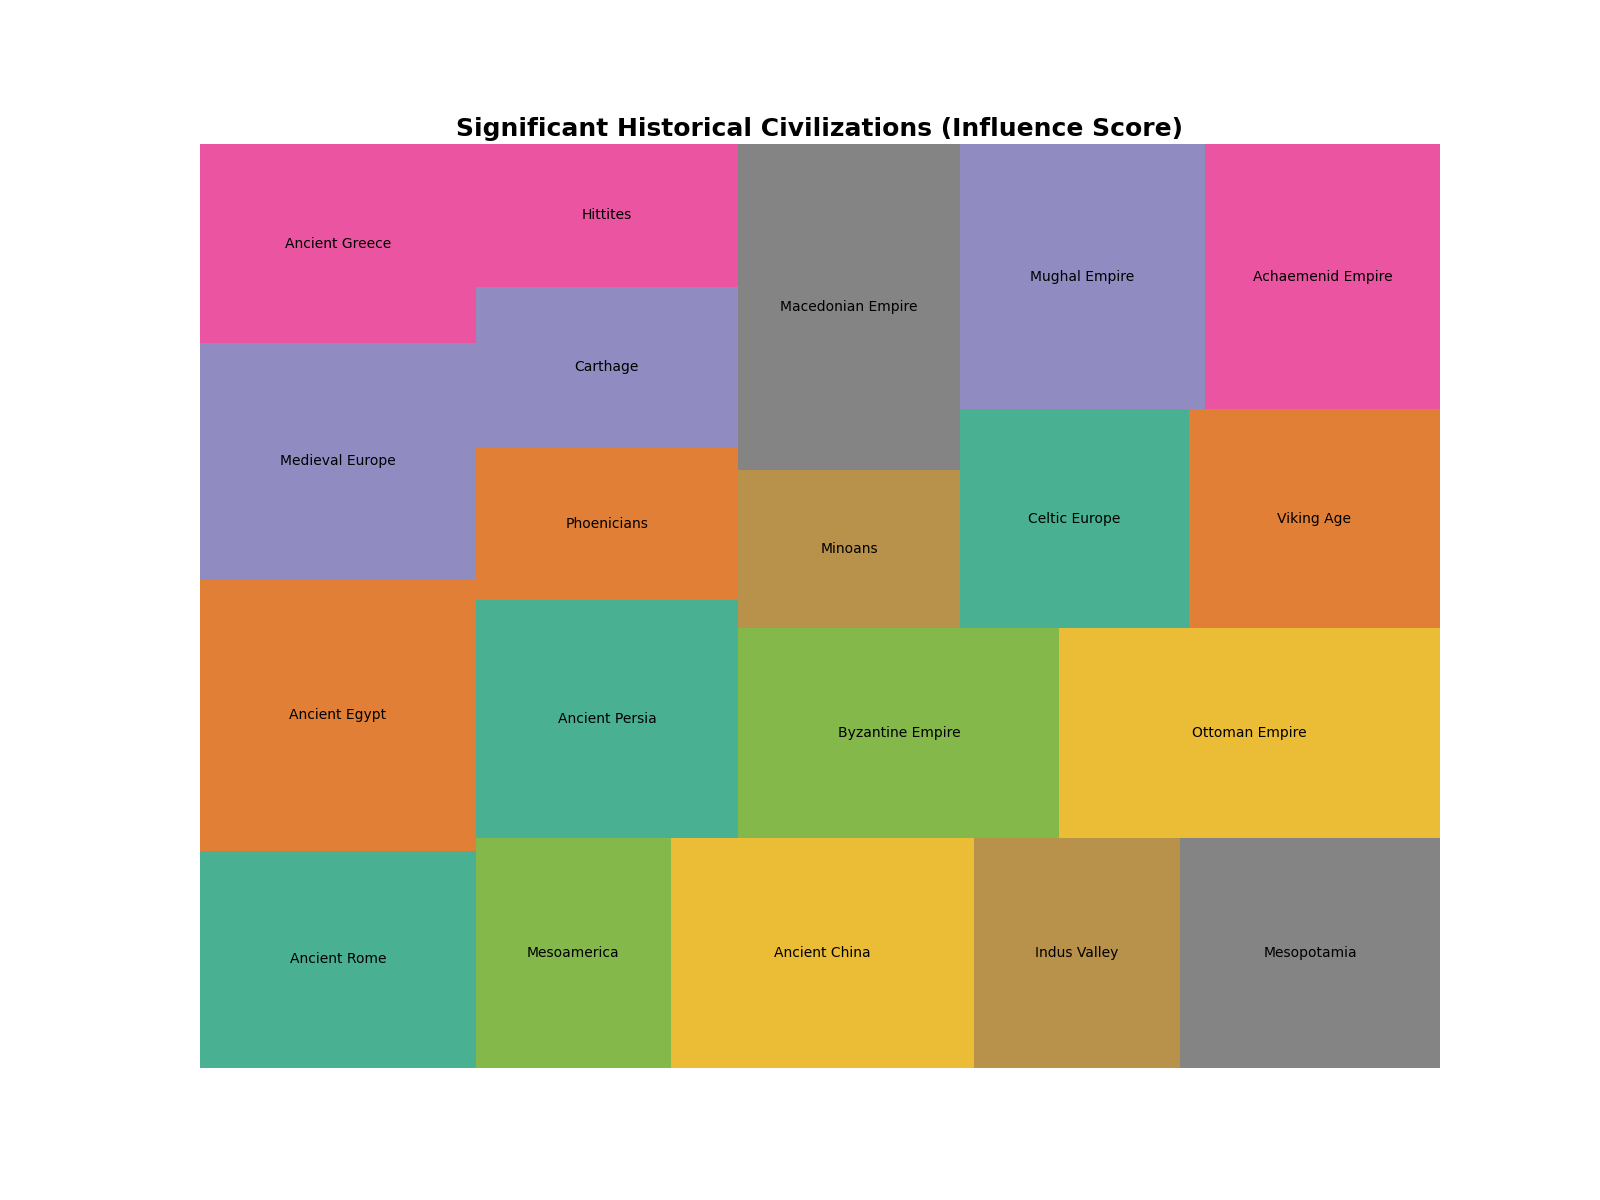

Source code (Python):

import matplotlib.pyplot as plt
import squarify

# Dataset
topics = [
    'Ancient Rome', 'Ancient Egypt', 'Medieval Europe', 'Ancient Greece', 'Mesoamerica', 
    'Ancient China', 'Indus Valley', 'Mesopotamia', 'Ancient Persia', 'Phoenicians', 
    'Carthage', 'Hittites', 'Byzantine Empire', 'Ottoman Empire', 'Minoans', 
    'Macedonian Empire', 'Celtic Europe', 'Viking Age', 'Mughal Empire', 'Achaemenid Empire'
]
values = [
    1200, 1500, 1300, 1100, 900, 
    1400, 950, 1200, 1250, 800, 
    850, 750, 1350, 1600, 700, 
    1450, 1000, 1100, 1300, 1250
]

# Color Scheme
colors = [
    '#1b9e77', '#d95f02', '#7570b3', '#e7298a', '#66a61e', 
    '#e6ab02', '#a6761d', '#666666', '#1b9e77', '#d95f02', 
    '#7570b3', '#e7298a', '#66a61e', '#e6ab02', '#a6761d', 
    '#666666', '#1b9e77', '#d95f02', '#7570b3', '#e7298a'
]

plt.figure(figsize=(16, 12))

# Creating the treemap
squarify.plot(sizes=values, label=topics, color=colors, alpha=0.8)

# Adding a title
plt.title('Significant Historical Civilizations (Influence Score)', fontsize=18, weight='bold')

# Removing the axes
plt.axis('off')

# Display the plot
plt.show()
